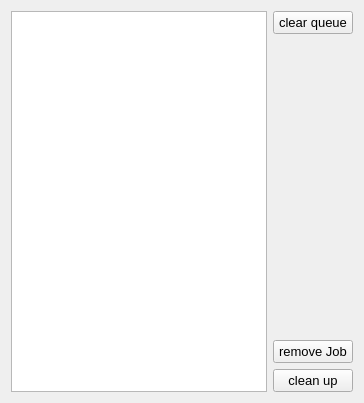
        <widget class="QWidget" name="jobTab">
         <attribute name="title">
          <string>Jobs: (0/0)</string>
         </attribute>
         <layout class="QHBoxLayout" name="horizontalLayout_6">
          <item>
           <widget class="QListView" name="queueListView">
            <property name="font">
             <font>
              <pointsize>10</pointsize>
             </font>
            </property>
            <property name="toolTip">
             <string>&lt;!DOCTYPE HTML PUBLIC &quot;-//W3C//DTD HTML 4.0//EN&quot; &quot;http://www.w3.org/TR/REC-html40/strict.dtd&quot;&gt;
&lt;html&gt;&lt;head&gt;&lt;meta name=&quot;qrichtext&quot; content=&quot;1&quot; /&gt;&lt;style type=&quot;text/css&quot;&gt;
p, li { white-space: pre-wrap; }
&lt;/style&gt;&lt;/head&gt;&lt;body style=&quot; font-family:'Lucida Grande'; font-size:10pt; font-weight:400; font-style:normal;&quot;&gt;
&lt;p style=&quot; margin-top:0px; margin-bottom:0px; margin-left:0px; margin-right:0px; -qt-block-indent:0; text-indent:0px;&quot;&gt;This is the list of all waiting, running and finished calculation jobs in the queue.&lt;/p&gt;&lt;/body&gt;&lt;/html&gt;</string>
            </property>
            <property name="editTriggers">
             <set>QAbstractItemView::NoEditTriggers</set>
            </property>
            <property name="resizeMode">
             <enum>QListView::Adjust</enum>
            </property>
            <property name="layoutMode">
             <enum>QListView::Batched</enum>
            </property>
           </widget>
          </item>
          <item>
           <layout class="QVBoxLayout" name="verticalLayout">
            <item>
             <widget class="QPushButton" name="clearQueueButton">
              <property name="font">
               <font>
                <pointsize>10</pointsize>
               </font>
              </property>
              <property name="toolTip">
               <string>This will kill and remove all jobs from the queue.</string>
              </property>
              <property name="text">
               <string>clear queue</string>
              </property>
             </widget>
            </item>
            <item>
             <spacer name="verticalSpacer_6">
              <property name="orientation">
               <enum>Qt::Vertical</enum>
              </property>
              <property name="sizeHint" stdset="0">
               <size>
                <width>20</width>
                <height>300</height>
               </size>
              </property>
             </spacer>
            </item>
            <item>
             <widget class="QPushButton" name="removeJobButton">
              <property name="font">
               <font>
                <pointsize>10</pointsize>
               </font>
              </property>
              <property name="toolTip">
               <string>Kills and removes the currently selected job from the queue.</string>
              </property>
              <property name="text">
               <string>remove Job</string>
              </property>
             </widget>
            </item>
            <item>
             <widget class="QPushButton" name="cleanUpQueueButton">
              <property name="font">
               <font>
                <pointsize>10</pointsize>
               </font>
              </property>
              <property name="toolTip">
               <string>Remove all finished jobs from the list.</string>
              </property>
              <property name="text">
               <string>clean up</string>
              </property>
             </widget>
            </item>
           </layout>
          </item>
         </layout>
        </widget>
